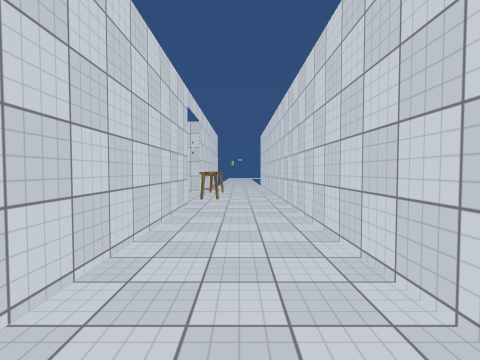
View 1 (above)

15 first-person views from a walk through a scene from a Unity 3-D project. The camera is 1.5 m above the floor, tilts 2° down and sees 85° across. Doors are open. The floor is counted in squares, 2 m on a side. Each view is taken from the middle of a square. On the plan, view 1 faces up. The plan holds only what a view shows up to about 9 squares ahead; the rest is blank. The place goes on beyond the plan. The player is left out. Some surface patterns are stand-ins.

View 2
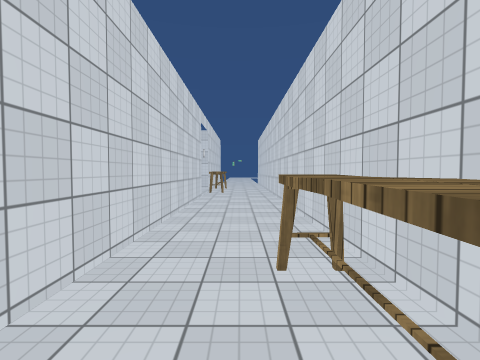

View 3
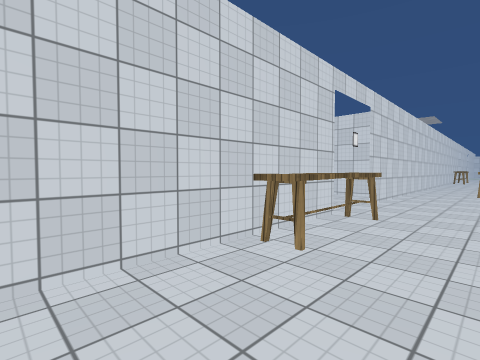

View 4
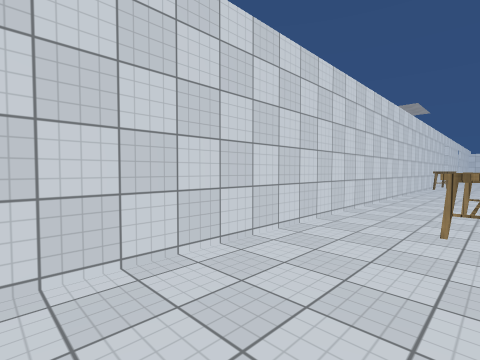

View 5
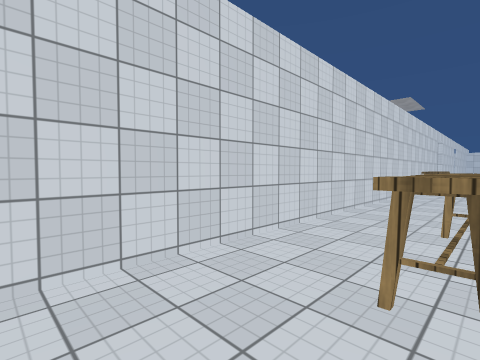

View 6
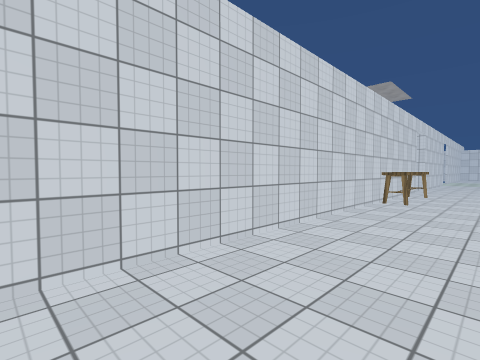

View 7
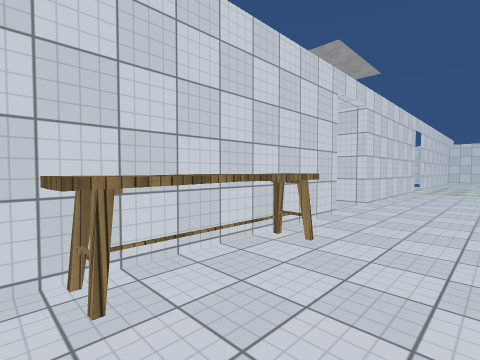

View 8
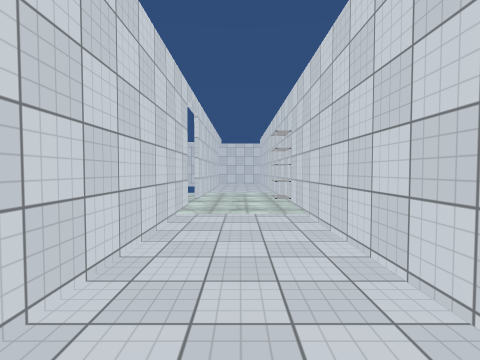

View 9
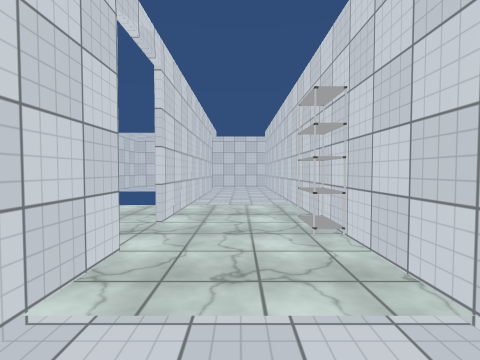

View 10
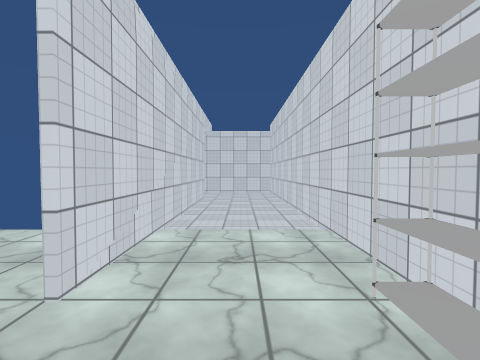

View 11
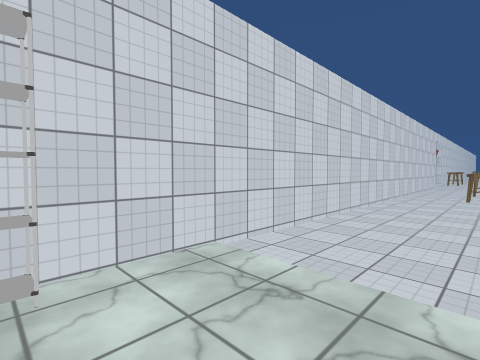

View 12
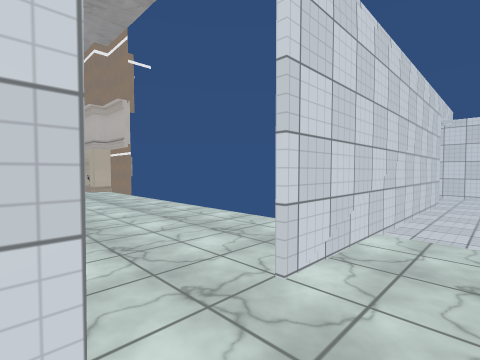

View 13
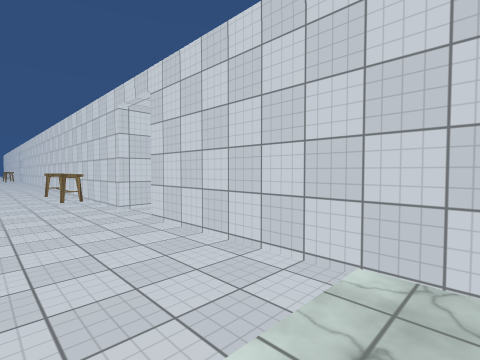

View 14
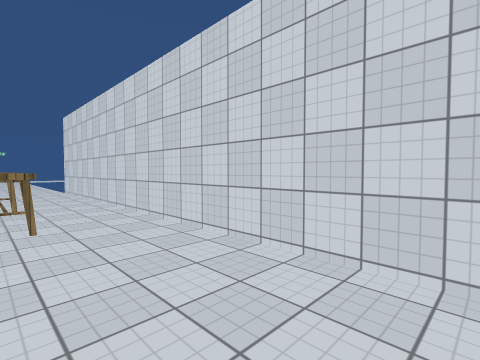

View 15
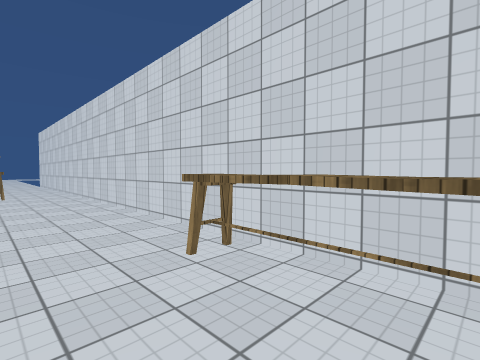

### Floor plan
Points are (right, up) in squares from view 1. A wall is a line through its corners. A room is listed if a view was taken in it or the views show most of it. See-through windows are left out.
Room 1 (views 1, 2, 3, 4, 5, 6, 7, 8, 9, 10, 12, 13, 14, 15)
walls: (-1.1, -16.4) (-1.1, -26.1); (1, -2.4) (1, -1.4); (1, -0.4) (1, 8.5); (1, -26.4) (1, -4); (-1.1, -27.9) (-1.1, -34.5); (-1.1, 5.8) (-1.1, -0.9); (1, -33.6) (1, -27.4)
ways out: opening at (1, -27) to room 2; gap at (1, -4)
objects: shelf (-1, -27); bench (-1, -9) to (-1, -8); bench (-1, 7) to (-1, 8); bench (1, -18)
Room 2 (view 11)
walls: (8.2, -29.4) (9.4, -29.4)
ways out: opening at (1, -27) to room 1

Where each view was taken, in squares from view 1:
view 1: 0 up, 0 right, facing up
view 2: 2 down, 0 right, facing up
view 3: 2 up, 1 left, facing down-right
view 4: 4 down, 1 left, facing down-right
view 5: 6 down, 1 left, facing down-right
view 6: 10 down, 1 left, facing down-right
view 7: 16 down, 1 left, facing down-right
view 8: 21 down, 0 right, facing down
view 9: 24 down, 0 right, facing down
view 10: 26 down, 0 right, facing down
view 11: 27 down, 1 right, facing up-left
view 12: 26 down, 0 right, facing down-right
view 13: 26 down, 1 left, facing up-right
view 14: 3 up, 1 left, facing up-right
view 15: 2 down, 1 left, facing up-right
